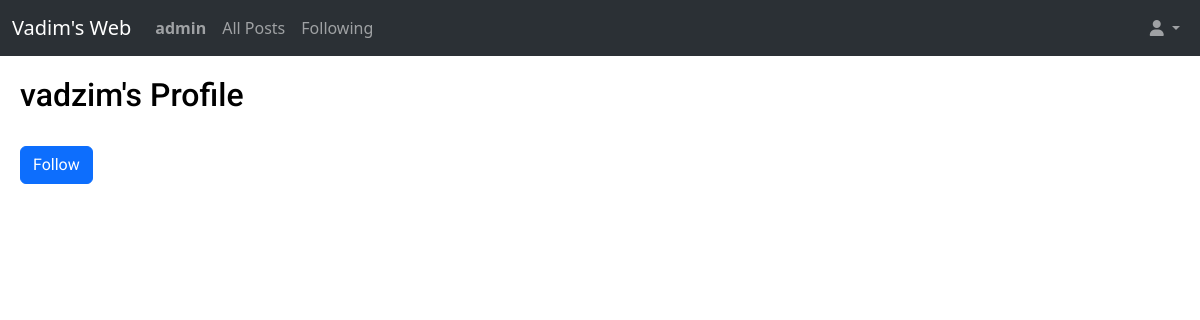
/profileforuserid/1 (signed in), run on an earlier commit of the app's database.
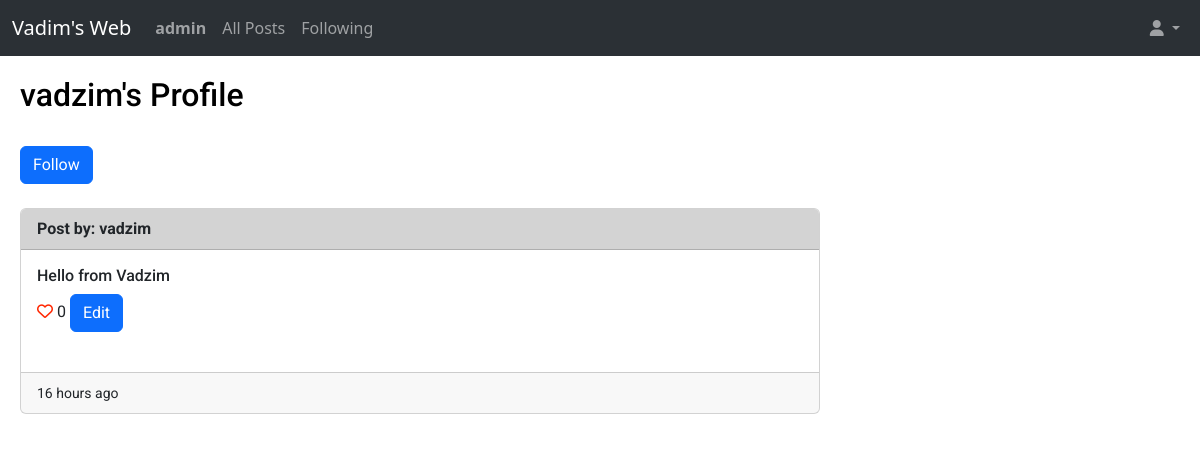
And on a later commit of the database.
### web/models.py (models this page shows, shortened)
class Post(models.Model):
    user = models.ForeignKey(User, on_delete=models.CASCADE, related_name='post_user')
    content = models.CharField(max_length=140)
    creation_date = models.DateTimeField(auto_now_add=True, blank=True)
    number_of_likes = models.IntegerField(default=0)
    comments = models.ManyToManyField('Comments', blank=True, related_name="comments")

class User(AbstractUser):
    def __str__(self):
        return f"{self.username}"

### web/views.py (the view)
# urls.py: path("profileforuserid/<int:post_user_id>", views.profileforuserid, name="profileforuserid"),
def profileforuserid(request, post_user_id):
    current_user_id = request.user.id
    current_user1 = User.objects.get(id=request.user.id)
    if current_user_id == post_user_id:
        return HttpResponseRedirect(reverse('userprofile'))
    else:
        post_user = User.objects.get(id=post_user_id)
        allposts = Post.objects.filter(user=post_user).order_by('id').reverse()
        allfollow = Follow.objects.all()
        current_following_postuser = False
        for item in allfollow:
            if item.follower == current_user1 and item.followed == post_user:
                current_following_postuser = True
        return render(request, "web/userprofile.html", {
                "allposts": allposts,
                "current_user": post_user,
                "follow": current_following_postuser
            })

### web/templates/web/userprofile.html (shortened to what this page needs)
{% extends "web/layout.html" %}
{% load humanize %}
{% block body %}
    <h2>{{ current_user }}'s Profile</h2>
   <br>
    {% if follow == True %}
        <form action="{% url 'unfollow' current_user.id %}" method="post">
            {% csrf_token %}
            <button type="submit" class="btn btn-primary">Unfollow</button>
        </form>
    {% elif follow == False %}
        <form action="{% url 'follow' current_user.id %}" method="post">
            <button type="submit" class="btn btn-primary">Follow</button>
        </form>
        {% endif %}
   <br>
    {% for post in allposts %}
        <div class="card" style="max-width: 50rem;">
            <div style="background-color:lightgray;" class="card-header">
                <strong>Post by: {{ post.user }}</strong>
            </div>
            <div class="card-body">
                <h6 class="card-title">{{ post.content }}</h6>
                <a href="#"><i class="fa-regular fa-heart" style="color: #ff2600;"></i></a> {{ post.number_of_likes }}
                {% if current_user == post.user %}
                    <button type="button" class="btn btn-primary" data-bs-toggle="modal" data-bs-target="#exampleModal">
                        Edit
                    </button>
                {% endif %}
                <br>
                <br>
            </div>
            <div class="card-footer">
                <small>{{ post.creation_date|naturaltime }}</small>
            </div>
        </div>
        <br>
    {% endfor %}
{% endblock %}

What changed in the data, as far as the page shows it:
added Post: user "vadzim", content "Hello from Vadzim", number_of_likes "0", creation_date "16 hours ago"
